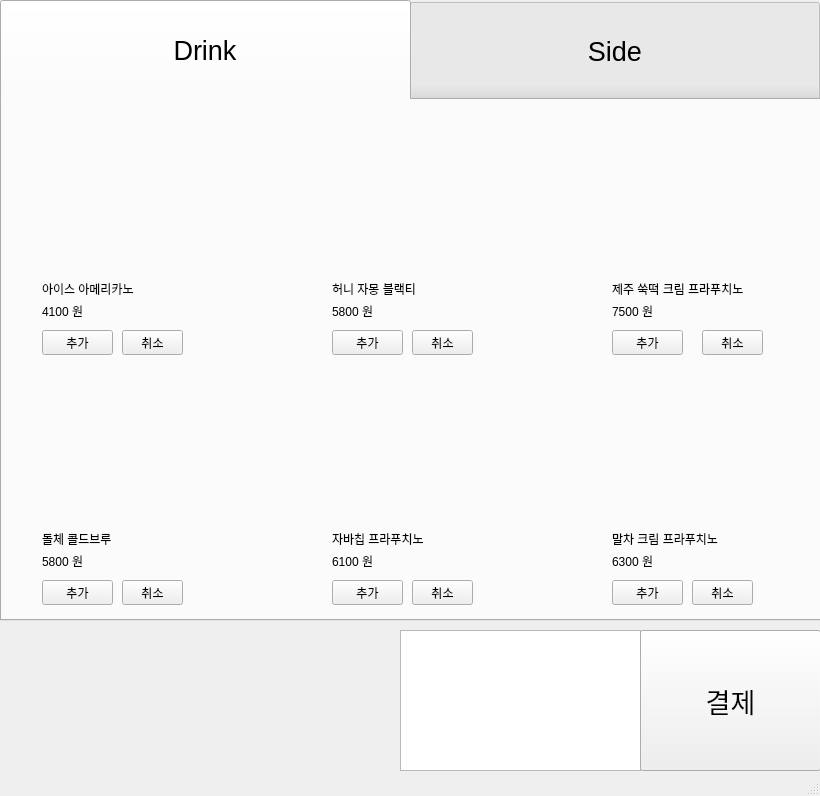
<?xml version="1.0" encoding="UTF-8"?>
<ui version="4.0">
 <class>MainWindow</class>
 <widget class="QMainWindow" name="MainWindow">
  <property name="geometry">
   <rect>
    <x>0</x>
    <y>0</y>
    <width>820</width>
    <height>796</height>
   </rect>
  </property>
  <property name="windowTitle">
   <string>스 타 벅 스 커 피</string>
  </property>
  <property name="windowIcon">
   <iconset>
    <normaloff>logo.png</normaloff>logo.png</iconset>
  </property>
  <widget class="QWidget" name="centralwidget">
   <widget class="QTabWidget" name="tabWidget">
    <property name="geometry">
     <rect>
      <x>0</x>
      <y>0</y>
      <width>821</width>
      <height>621</height>
     </rect>
    </property>
    <property name="font">
     <font>
      <pointsize>20</pointsize>
     </font>
    </property>
    <property name="contextMenuPolicy">
     <enum>Qt::NoContextMenu</enum>
    </property>
    <property name="toolTipDuration">
     <number>-1</number>
    </property>
    <property name="layoutDirection">
     <enum>Qt::LeftToRight</enum>
    </property>
    <property name="styleSheet">
     <string notr="true">QTabBar:tab {
 height: 100px; width: 410px;
 }</string>
    </property>
    <property name="currentIndex">
     <number>0</number>
    </property>
    <property name="iconSize">
     <size>
      <width>40</width>
      <height>40</height>
     </size>
    </property>
    <widget class="QWidget" name="tab">
     <attribute name="title">
      <string>Drink</string>
     </attribute>
     <widget class="QLabel" name="label_2">
      <property name="geometry">
       <rect>
        <x>40</x>
        <y>30</y>
        <width>131</width>
        <height>131</height>
       </rect>
      </property>
      <property name="text">
       <string/>
      </property>
     </widget>
     <widget class="QPushButton" name="pushButton_2">
      <property name="geometry">
       <rect>
        <x>40</x>
        <y>230</y>
        <width>71</width>
        <height>25</height>
       </rect>
      </property>
      <property name="text">
       <string>추가</string>
      </property>
     </widget>
     <widget class="QLabel" name="label_3">
      <property name="geometry">
       <rect>
        <x>40</x>
        <y>180</y>
        <width>131</width>
        <height>17</height>
       </rect>
      </property>
      <property name="text">
       <string>아이스 아메리카노</string>
      </property>
     </widget>
     <widget class="QLabel" name="label_4">
      <property name="geometry">
       <rect>
        <x>40</x>
        <y>200</y>
        <width>111</width>
        <height>21</height>
       </rect>
      </property>
      <property name="text">
       <string>4100 원</string>
      </property>
     </widget>
     <widget class="QPushButton" name="pushButton_2_2">
      <property name="geometry">
       <rect>
        <x>120</x>
        <y>230</y>
        <width>61</width>
        <height>25</height>
       </rect>
      </property>
      <property name="text">
       <string>취소</string>
      </property>
     </widget>
     <widget class="QLabel" name="label_5">
      <property name="geometry">
       <rect>
        <x>330</x>
        <y>30</y>
        <width>131</width>
        <height>131</height>
       </rect>
      </property>
      <property name="text">
       <string/>
      </property>
     </widget>
     <widget class="QLabel" name="label_6">
      <property name="geometry">
       <rect>
        <x>330</x>
        <y>180</y>
        <width>131</width>
        <height>17</height>
       </rect>
      </property>
      <property name="text">
       <string>허니 자몽 블랙티</string>
      </property>
     </widget>
     <widget class="QLabel" name="label_7">
      <property name="geometry">
       <rect>
        <x>330</x>
        <y>200</y>
        <width>111</width>
        <height>21</height>
       </rect>
      </property>
      <property name="text">
       <string>5800 원</string>
      </property>
     </widget>
     <widget class="QPushButton" name="pushButton_3">
      <property name="geometry">
       <rect>
        <x>330</x>
        <y>230</y>
        <width>71</width>
        <height>25</height>
       </rect>
      </property>
      <property name="text">
       <string>추가</string>
      </property>
     </widget>
     <widget class="QPushButton" name="pushButton_3_3">
      <property name="geometry">
       <rect>
        <x>410</x>
        <y>230</y>
        <width>61</width>
        <height>25</height>
       </rect>
      </property>
      <property name="text">
       <string>취소</string>
      </property>
     </widget>
     <widget class="QLabel" name="label_8">
      <property name="geometry">
       <rect>
        <x>610</x>
        <y>30</y>
        <width>131</width>
        <height>131</height>
       </rect>
      </property>
      <property name="text">
       <string/>
      </property>
     </widget>
     <widget class="QLabel" name="label_9">
      <property name="geometry">
       <rect>
        <x>610</x>
        <y>180</y>
        <width>171</width>
        <height>17</height>
       </rect>
      </property>
      <property name="text">
       <string>제주 쑥떡 크림 프라푸치노</string>
      </property>
     </widget>
     <widget class="QLabel" name="label_10">
      <property name="geometry">
       <rect>
        <x>610</x>
        <y>200</y>
        <width>111</width>
        <height>21</height>
       </rect>
      </property>
      <property name="text">
       <string>7500 원</string>
      </property>
     </widget>
     <widget class="QPushButton" name="pushButton_4">
      <property name="geometry">
       <rect>
        <x>610</x>
        <y>230</y>
        <width>71</width>
        <height>25</height>
       </rect>
      </property>
      <property name="text">
       <string>추가</string>
      </property>
     </widget>
     <widget class="QPushButton" name="pushButton_4_4">
      <property name="geometry">
       <rect>
        <x>700</x>
        <y>230</y>
        <width>61</width>
        <height>25</height>
       </rect>
      </property>
      <property name="text">
       <string>취소</string>
      </property>
     </widget>
     <widget class="QLabel" name="label_11">
      <property name="geometry">
       <rect>
        <x>40</x>
        <y>280</y>
        <width>131</width>
        <height>131</height>
       </rect>
      </property>
      <property name="text">
       <string/>
      </property>
     </widget>
     <widget class="QLabel" name="label_12">
      <property name="geometry">
       <rect>
        <x>330</x>
        <y>280</y>
        <width>131</width>
        <height>131</height>
       </rect>
      </property>
      <property name="text">
       <string/>
      </property>
     </widget>
     <widget class="QLabel" name="label_13">
      <property name="geometry">
       <rect>
        <x>610</x>
        <y>290</y>
        <width>131</width>
        <height>131</height>
       </rect>
      </property>
      <property name="text">
       <string/>
      </property>
     </widget>
     <widget class="QLabel" name="label_14">
      <property name="geometry">
       <rect>
        <x>40</x>
        <y>430</y>
        <width>131</width>
        <height>17</height>
       </rect>
      </property>
      <property name="text">
       <string>돌체 콜드브루</string>
      </property>
     </widget>
     <widget class="QLabel" name="label_15">
      <property name="geometry">
       <rect>
        <x>40</x>
        <y>450</y>
        <width>111</width>
        <height>21</height>
       </rect>
      </property>
      <property name="text">
       <string>5800 원</string>
      </property>
     </widget>
     <widget class="QPushButton" name="pushButton_5">
      <property name="geometry">
       <rect>
        <x>40</x>
        <y>480</y>
        <width>71</width>
        <height>25</height>
       </rect>
      </property>
      <property name="text">
       <string>추가</string>
      </property>
     </widget>
     <widget class="QPushButton" name="pushButton_5_5">
      <property name="geometry">
       <rect>
        <x>120</x>
        <y>480</y>
        <width>61</width>
        <height>25</height>
       </rect>
      </property>
      <property name="text">
       <string>취소</string>
      </property>
     </widget>
     <widget class="QLabel" name="label_16">
      <property name="geometry">
       <rect>
        <x>330</x>
        <y>430</y>
        <width>131</width>
        <height>17</height>
       </rect>
      </property>
      <property name="text">
       <string>자바칩 프라푸치노</string>
      </property>
     </widget>
     <widget class="QLabel" name="label_17">
      <property name="geometry">
       <rect>
        <x>330</x>
        <y>450</y>
        <width>111</width>
        <height>21</height>
       </rect>
      </property>
      <property name="text">
       <string>6100 원</string>
      </property>
     </widget>
     <widget class="QPushButton" name="pushButton_6">
      <property name="geometry">
       <rect>
        <x>330</x>
        <y>480</y>
        <width>71</width>
        <height>25</height>
       </rect>
      </property>
      <property name="text">
       <string>추가</string>
      </property>
     </widget>
     <widget class="QPushButton" name="pushButton_6_6">
      <property name="geometry">
       <rect>
        <x>410</x>
        <y>480</y>
        <width>61</width>
        <height>25</height>
       </rect>
      </property>
      <property name="text">
       <string>취소</string>
      </property>
     </widget>
     <widget class="QLabel" name="label_18">
      <property name="geometry">
       <rect>
        <x>610</x>
        <y>430</y>
        <width>141</width>
        <height>17</height>
       </rect>
      </property>
      <property name="text">
       <string>말차 크림 프라푸치노</string>
      </property>
     </widget>
     <widget class="QLabel" name="label_19">
      <property name="geometry">
       <rect>
        <x>610</x>
        <y>450</y>
        <width>111</width>
        <height>21</height>
       </rect>
      </property>
      <property name="text">
       <string>6300 원</string>
      </property>
     </widget>
     <widget class="QPushButton" name="pushButton_7">
      <property name="geometry">
       <rect>
        <x>610</x>
        <y>480</y>
        <width>71</width>
        <height>25</height>
       </rect>
      </property>
      <property name="text">
       <string>추가</string>
      </property>
     </widget>
     <widget class="QPushButton" name="pushButton_7_7">
      <property name="geometry">
       <rect>
        <x>690</x>
        <y>480</y>
        <width>61</width>
        <height>25</height>
       </rect>
      </property>
      <property name="text">
       <string>취소</string>
      </property>
     </widget>
    </widget>
    <widget class="QWidget" name="tab_2">
     <attribute name="title">
      <string>Side</string>
     </attribute>
     <widget class="QLabel" name="label_20">
      <property name="geometry">
       <rect>
        <x>40</x>
        <y>30</y>
        <width>131</width>
        <height>131</height>
       </rect>
      </property>
      <property name="text">
       <string/>
      </property>
     </widget>
     <widget class="QLabel" name="label_21">
      <property name="geometry">
       <rect>
        <x>330</x>
        <y>30</y>
        <width>131</width>
        <height>131</height>
       </rect>
      </property>
      <property name="text">
       <string/>
      </property>
     </widget>
     <widget class="QLabel" name="label_22">
      <property name="geometry">
       <rect>
        <x>610</x>
        <y>30</y>
        <width>131</width>
        <height>131</height>
       </rect>
      </property>
      <property name="text">
       <string/>
      </property>
     </widget>
     <widget class="QLabel" name="label_23">
      <property name="geometry">
       <rect>
        <x>40</x>
        <y>280</y>
        <width>131</width>
        <height>131</height>
       </rect>
      </property>
      <property name="text">
       <string/>
      </property>
     </widget>
     <widget class="QLabel" name="label_24">
      <property name="geometry">
       <rect>
        <x>330</x>
        <y>280</y>
        <width>131</width>
        <height>131</height>
       </rect>
      </property>
      <property name="text">
       <string/>
      </property>
     </widget>
     <widget class="QLabel" name="label_25">
      <property name="geometry">
       <rect>
        <x>610</x>
        <y>290</y>
        <width>131</width>
        <height>131</height>
       </rect>
      </property>
      <property name="text">
       <string/>
      </property>
     </widget>
     <widget class="QLabel" name="label_26">
      <property name="geometry">
       <rect>
        <x>40</x>
        <y>180</y>
        <width>131</width>
        <height>17</height>
       </rect>
      </property>
      <property name="text">
       <string>프렌치 크루와상</string>
      </property>
     </widget>
     <widget class="QLabel" name="label_27">
      <property name="geometry">
       <rect>
        <x>330</x>
        <y>180</y>
        <width>131</width>
        <height>17</height>
       </rect>
      </property>
      <property name="text">
       <string>클래식 스콘</string>
      </property>
     </widget>
     <widget class="QLabel" name="label_28">
      <property name="geometry">
       <rect>
        <x>610</x>
        <y>180</y>
        <width>141</width>
        <height>17</height>
       </rect>
      </property>
      <property name="text">
       <string>멕시칸 라이스 브리또</string>
      </property>
     </widget>
     <widget class="QLabel" name="label_29">
      <property name="geometry">
       <rect>
        <x>40</x>
        <y>430</y>
        <width>131</width>
        <height>17</height>
       </rect>
      </property>
      <property name="text">
       <string>에그에그 샌드위치</string>
      </property>
     </widget>
     <widget class="QLabel" name="label_30">
      <property name="geometry">
       <rect>
        <x>330</x>
        <y>430</y>
        <width>141</width>
        <height>17</height>
       </rect>
      </property>
      <property name="text">
       <string>포크 커틀릿 샌드위치</string>
      </property>
     </widget>
     <widget class="QLabel" name="label_31">
      <property name="geometry">
       <rect>
        <x>610</x>
        <y>430</y>
        <width>201</width>
        <height>17</height>
       </rect>
      </property>
      <property name="text">
       <string>제주 흑돼지 아보카도 샌드위치</string>
      </property>
     </widget>
     <widget class="QLabel" name="label_32">
      <property name="geometry">
       <rect>
        <x>40</x>
        <y>200</y>
        <width>111</width>
        <height>21</height>
       </rect>
      </property>
      <property name="text">
       <string>3200 원</string>
      </property>
     </widget>
     <widget class="QLabel" name="label_33">
      <property name="geometry">
       <rect>
        <x>330</x>
        <y>200</y>
        <width>111</width>
        <height>21</height>
       </rect>
      </property>
      <property name="text">
       <string>3200 원</string>
      </property>
     </widget>
     <widget class="QLabel" name="label_34">
      <property name="geometry">
       <rect>
        <x>610</x>
        <y>200</y>
        <width>111</width>
        <height>21</height>
       </rect>
      </property>
      <property name="text">
       <string>5600 원</string>
      </property>
     </widget>
     <widget class="QLabel" name="label_35">
      <property name="geometry">
       <rect>
        <x>40</x>
        <y>450</y>
        <width>111</width>
        <height>21</height>
       </rect>
      </property>
      <property name="text">
       <string>4400 원</string>
      </property>
     </widget>
     <widget class="QLabel" name="label_36">
      <property name="geometry">
       <rect>
        <x>330</x>
        <y>450</y>
        <width>111</width>
        <height>21</height>
       </rect>
      </property>
      <property name="text">
       <string>5900 원</string>
      </property>
     </widget>
     <widget class="QLabel" name="label_37">
      <property name="geometry">
       <rect>
        <x>610</x>
        <y>450</y>
        <width>111</width>
        <height>21</height>
       </rect>
      </property>
      <property name="text">
       <string>6200 원</string>
      </property>
     </widget>
     <widget class="QPushButton" name="pushButton_8">
      <property name="geometry">
       <rect>
        <x>40</x>
        <y>230</y>
        <width>71</width>
        <height>25</height>
       </rect>
      </property>
      <property name="text">
       <string>추가</string>
      </property>
     </widget>
     <widget class="QPushButton" name="pushButton_8_8">
      <property name="geometry">
       <rect>
        <x>120</x>
        <y>230</y>
        <width>61</width>
        <height>25</height>
       </rect>
      </property>
      <property name="text">
       <string>취소</string>
      </property>
     </widget>
     <widget class="QPushButton" name="pushButton_9">
      <property name="geometry">
       <rect>
        <x>330</x>
        <y>230</y>
        <width>71</width>
        <height>25</height>
       </rect>
      </property>
      <property name="text">
       <string>추가</string>
      </property>
     </widget>
     <widget class="QPushButton" name="pushButton_9_9">
      <property name="geometry">
       <rect>
        <x>410</x>
        <y>230</y>
        <width>61</width>
        <height>25</height>
       </rect>
      </property>
      <property name="text">
       <string>취소</string>
      </property>
     </widget>
     <widget class="QPushButton" name="pushButton_10">
      <property name="geometry">
       <rect>
        <x>600</x>
        <y>230</y>
        <width>71</width>
        <height>25</height>
       </rect>
      </property>
      <property name="text">
       <string>추가</string>
      </property>
     </widget>
     <widget class="QPushButton" name="pushButton_10_10">
      <property name="geometry">
       <rect>
        <x>680</x>
        <y>230</y>
        <width>61</width>
        <height>25</height>
       </rect>
      </property>
      <property name="text">
       <string>취소</string>
      </property>
     </widget>
     <widget class="QPushButton" name="pushButton_11">
      <property name="geometry">
       <rect>
        <x>30</x>
        <y>480</y>
        <width>71</width>
        <height>25</height>
       </rect>
      </property>
      <property name="text">
       <string>추가</string>
      </property>
     </widget>
     <widget class="QPushButton" name="pushButton_11_11">
      <property name="geometry">
       <rect>
        <x>110</x>
        <y>480</y>
        <width>61</width>
        <height>25</height>
       </rect>
      </property>
      <property name="text">
       <string>취소</string>
      </property>
     </widget>
     <widget class="QPushButton" name="pushButton_12">
      <property name="geometry">
       <rect>
        <x>330</x>
        <y>480</y>
        <width>71</width>
        <height>25</height>
       </rect>
      </property>
      <property name="text">
       <string>추가</string>
      </property>
     </widget>
     <widget class="QPushButton" name="pushButton_12_12">
      <property name="geometry">
       <rect>
        <x>410</x>
        <y>480</y>
        <width>61</width>
        <height>25</height>
       </rect>
      </property>
      <property name="text">
       <string>취소</string>
      </property>
     </widget>
     <widget class="QPushButton" name="pushButton_13">
      <property name="geometry">
       <rect>
        <x>610</x>
        <y>480</y>
        <width>71</width>
        <height>25</height>
       </rect>
      </property>
      <property name="text">
       <string>추가</string>
      </property>
     </widget>
     <widget class="QPushButton" name="pushButton_13_13">
      <property name="geometry">
       <rect>
        <x>680</x>
        <y>480</y>
        <width>61</width>
        <height>25</height>
       </rect>
      </property>
      <property name="text">
       <string>취소</string>
      </property>
     </widget>
    </widget>
   </widget>
   <widget class="QTextBrowser" name="textBrowser">
    <property name="geometry">
     <rect>
      <x>400</x>
      <y>630</y>
      <width>241</width>
      <height>141</height>
     </rect>
    </property>
   </widget>
   <widget class="QLabel" name="label">
    <property name="geometry">
     <rect>
      <x>0</x>
      <y>630</y>
      <width>401</width>
      <height>141</height>
     </rect>
    </property>
    <property name="text">
     <string/>
    </property>
   </widget>
   <widget class="QPushButton" name="pushButton">
    <property name="geometry">
     <rect>
      <x>640</x>
      <y>630</y>
      <width>181</width>
      <height>141</height>
     </rect>
    </property>
    <property name="font">
     <font>
      <pointsize>20</pointsize>
     </font>
    </property>
    <property name="text">
     <string>결제</string>
    </property>
   </widget>
   <widget class="QDialog" name="kdialog">
    <property name="geometry">
     <rect>
      <x>-973</x>
      <y>175</y>
      <width>491</width>
      <height>471</height>
     </rect>
    </property>
    <property name="contextMenuPolicy">
     <enum>Qt::DefaultContextMenu</enum>
    </property>
    <property name="toolTip">
     <string/>
    </property>
    <property name="toolTipDuration">
     <number>0</number>
    </property>
    <property name="whatsThis">
     <string/>
    </property>
    <property name="accessibleName">
     <string>계산</string>
    </property>
    <property name="styleSheet">
     <string notr="true">Qt::WindowContextHelpButtonHint</string>
    </property>
    <property name="inputMethodHints">
     <set>Qt::ImhNone</set>
    </property>
    <widget class="QTextBrowser" name="textBrowser_2">
     <property name="geometry">
      <rect>
       <x>0</x>
       <y>0</y>
       <width>321</width>
       <height>471</height>
      </rect>
     </property>
    </widget>
    <widget class="QTextEdit" name="textEdit">
     <property name="geometry">
      <rect>
       <x>330</x>
       <y>50</y>
       <width>151</width>
       <height>31</height>
      </rect>
     </property>
    </widget>
    <widget class="QLabel" name="label_38">
     <property name="geometry">
      <rect>
       <x>330</x>
       <y>10</y>
       <width>131</width>
       <height>17</height>
      </rect>
     </property>
     <property name="text">
      <string>돈을 투입하세요</string>
     </property>
    </widget>
    <widget class="QPushButton" name="pushButton_14">
     <property name="geometry">
      <rect>
       <x>330</x>
       <y>80</y>
       <width>89</width>
       <height>25</height>
      </rect>
     </property>
     <property name="text">
      <string>확인</string>
     </property>
    </widget>
    <widget class="QPushButton" name="pushButton_15">
     <property name="geometry">
      <rect>
       <x>330</x>
       <y>150</y>
       <width>151</width>
       <height>121</height>
      </rect>
     </property>
     <property name="text">
      <string>현금 결제</string>
     </property>
    </widget>
    <widget class="QPushButton" name="pushButton_16">
     <property name="geometry">
      <rect>
       <x>330</x>
       <y>340</y>
       <width>151</width>
       <height>121</height>
      </rect>
     </property>
     <property name="text">
      <string>카드 결제</string>
     </property>
    </widget>
   </widget>
  </widget>
  <widget class="QStatusBar" name="statusbar"/>
 </widget>
 <resources/>
 <connections/>
 <slots>
  <slot>slot1()</slot>
  <slot>slot2()</slot>
  <slot>slot4()</slot>
  <slot>slot3()</slot>
 </slots>
</ui>
